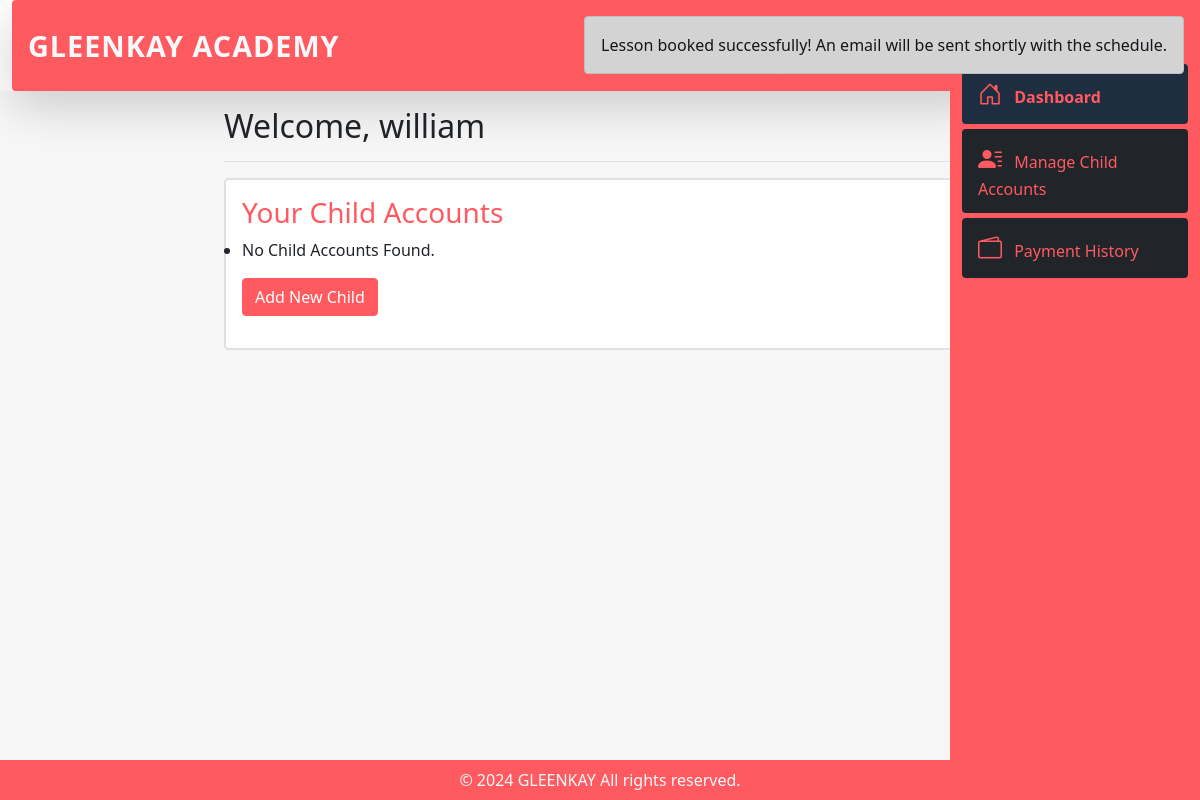
/parent (signed in), run on an earlier commit of the app's database.
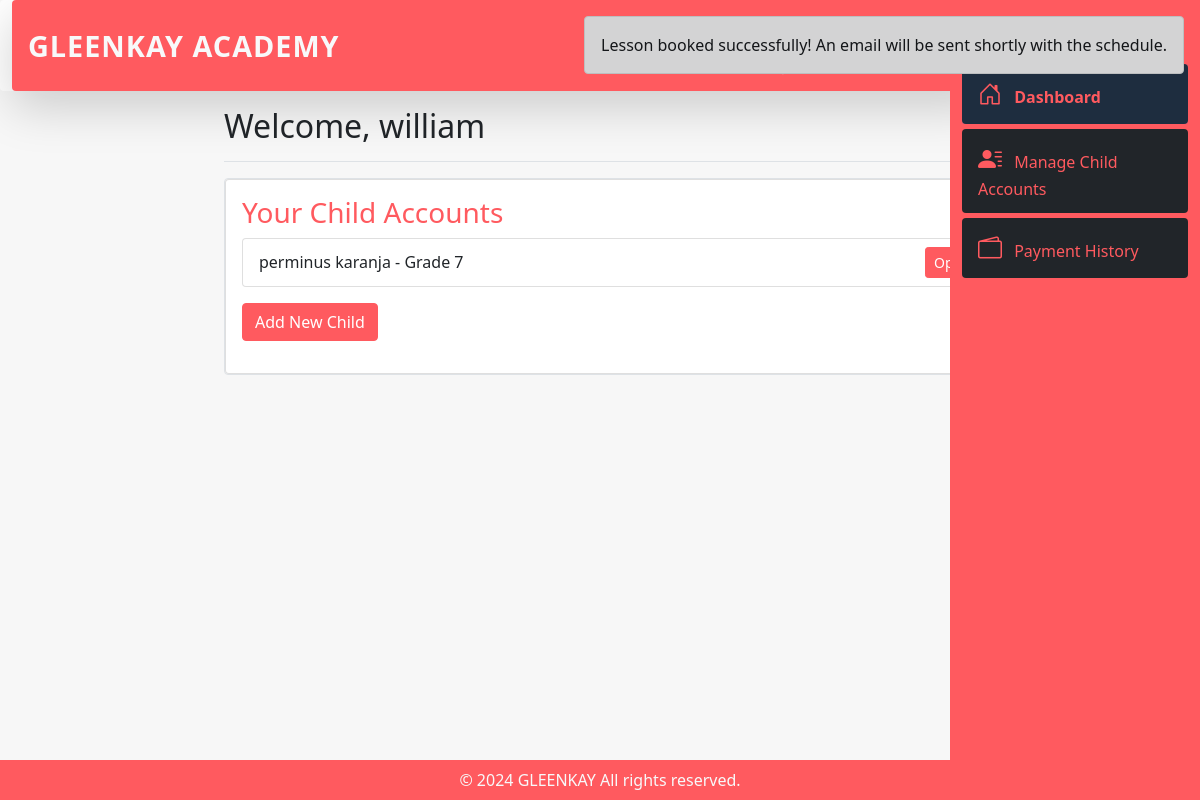
And on a later commit of the database.
### Authentication/models.py (models this page shows)
class CustomUser(AbstractUser):
    GENDER_CHOICES = [
        ('M', 'Male'),
        ('F', 'Female'),
        ('O', 'Other'),
    ]
    USER_TYPE_CHOICES = [
        ('tutor', 'Tutor'),
        ('parent', 'Parent'),
    ]
    email = models.EmailField(unique=True, blank=False)
    gender = models.CharField(max_length=1, choices=GENDER_CHOICES, blank=False)
    nationality = models.CharField(max_length=100, blank=False)
    user_type = models.CharField(max_length=10, choices=USER_TYPE_CHOICES)
    groups = models.ManyToManyField(
        Group,
        verbose_name='groups',
        blank=True,
        help_text='The groups this user belongs to.',
        related_name='custom_user_set',
        related_query_name='custom_user',
    )
    user_permissions = models.ManyToManyField(
        Permission,
        verbose_name='user permissions',
        blank=True,
        help_text='Specific permissions for this user.',
        related_name='custom_user_set',
        related_query_name='custom_user',
    )
    def __str__(self):
        return self.username

### Client/models.py (models this page shows, shortened)
class ChildAccount(models.Model):
    GENDER_CHOICES = [
        ('M', 'Male'),
        ('F', 'Female'),
        ('O', 'Other'),
    ]
    GRADE_LEVELS = [
        ('1', 'Grade 1'),
        ('2', 'Grade 2'),
        ('3', 'Grade 3'),
        ('4', 'Grade 4'),
        ('5', 'Grade 5'),
        ('6', 'Grade 6'),
        ('7', 'Grade 7'),
        ('8', 'Grade 8'),
        ('9', 'Grade 9'),
        ('10', 'Grade 10'),
    ]
    LEARNING_AREAS = [
        ('math', 'Mathematics'),
        ('science', 'Science'),
        ('english', 'English'),
    ]
    parent = models.ForeignKey(settings.AUTH_USER_MODEL, on_delete=models.CASCADE, related_name='children')  # Use AUTH_USER_MODEL here
    first_name = models.CharField(max_length=100)
    last_name = models.CharField(max_length=100)
    age = models.PositiveIntegerField(blank=True, null=True)
    gender = models.CharField(max_length=1, choices=GENDER_CHOICES)
    grade_level = models.CharField(max_length=2, choices=GRADE_LEVELS)
    learning_areas = models.CharField(max_length=100, choices=LEARNING_AREAS)
    profile_avatar = models.ImageField(upload_to='avatars/', blank=True, null=True)
    notes = models.TextField(blank=True, null=True)

### Client/views.py (the view)
# urls.py: path('parent', views.parent, name='parent_dashboard'),
@login_required(login_url='Authentication:login_user')
def parent(request):
    parent = request.user
    form = ChildAccountForm()
    if request.method == 'POST':
        form = ChildAccountForm(request.POST, request.FILES)
        if form.is_valid():
            child = form.save(commit=False)
            child.parent = request.user
            child.save()
            return redirect('Client:parent_dashboard')
    else:
        form = ChildAccountForm()
        children = ChildAccount.objects.filter(parent=request.user)  # Get all children associated with the logged-in user
    context = { "form":form, "children":children, "parent":parent }
    return render(request, 'parent_home.html', context)

### Client/templates/parent_home.html (shortened to what this page needs)
<!DOCTYPE html>
{% load widget_tweaks %}
{% load static %}
<html lang="en">
<head>
    <link rel="stylesheet" href="https://stackpath.bootstrapcdn.com/bootstrap/4.5.2/css/bootstrap.min.css">
    <link rel="stylesheet" href="https://cdnjs.cloudflare.com/ajax/libs/animate.css/4.1.1/animate.min.css">
    <link rel="stylesheet" href="https://cdn.rawgit.com/michalsnik/aos/2.1.1/dist/aos.css">
    <link rel="stylesheet" href="https://cdn.jsdelivr.net/npm/bootstrap-icons@1.10.5/font/bootstrap-icons.css">
    <link rel="stylesheet" href="https://stackpath.bootstrapcdn.com/bootstrap/5.0.0-beta2/css/bootstrap.min.css">
    <link rel="stylesheet" href="{% static 'styles/parent_home.css'%}">
</head>
<body>
    <div class="container-fluid">
        <div class="row">
            <nav id="sidebar" class="col-md-3 col-lg-2 text-dark vh-100 collapse show d-lg-block">
                <ul class="nav flex-column mt-3 rounded">
                    <li class="nav-item bg-dark rounded">
                        <a class="nav-link active" href="#">
                            <i class="bi bi-house-door"></i> Dashboard
                        </a>
                    </li>
                    <li class="nav-item bg-dark rounded">
                        <a class="nav-link" href="#">
                            <i class="bi bi-person-lines-fill"></i> Manage Child Accounts
                        </a>
                    </li>
                    <li class="nav-item bg-dark rounded">
                        <a class="nav-link" href="#">
                            <i class="bi bi-wallet2"></i> Payment History
                        </a>
                    </li>
                </ul>
            </nav>
            <header class="col-md-9 col-lg-10 animate__animated animate__fadeInDown sticky-header rounded">
                <nav class="navbar navbar-expand-lg navbar-light shadow-lg py-3 rounded">
                    <a class="navbar-brand text-md-center font-weight-bold d-none d-lg-block text-light" href="#" style="font-size: 1.8rem; letter-spacing: 1px;">GLEENKAY ACADEMY</a>
                    <div class="ml-auto d-none d-lg-flex align-items-center">
                        <a href="{% url 'Authentication:logout_user' %}"  class="btn btn-primary bg-light text-danger mx-2">
                            <span class="d-block small text-black-50">Log out from GLEENKAY</span>
                        </a>
                    </div>
                </nav>
            </header>
            <main class="col-md-9 ms-sm-auto col-lg-10 px-md-4">
                <div class="d-flex justify-content-between flex-wrap flex-md-nowrap align-items-center pt-3 pb-2 mb-3 border-bottom">
					<h1 class="h2">Welcome, {{parent}}</h1>
                </div>
                <section>
                    <div class="card-container dashboard">
                        <div class="card">
                            <div class="card-body">
                                <h3 class="card-title">Your Child Accounts</h3>
								<ul class="list-group mb-3">
									{% for child in children %}
									<li class="list-group-item d-flex justify-content-between align-items-center">
										{{ child.first_name }} {{ child.last_name }} - Grade {{ child.grade_level }}
										<div>
											<button class="btn btn-primary btn-sm" onclick="window.location.href='/child/jane'">Open Account</button>
											<button class="btn btn-success btn-sm" onclick="openBookingModal('Jane Doe')">Book Lesson</button>
										</div>
									</li>
									{% empty %}
									<li>No Child Accounts Found.</li>
									{% endfor %}
								</ul>
				<div id="flashMessage" class="alert alert-dark d-none position-fixed top-0 end-0 m-3" role="alert" style="z-index: 1050;">
				  Lesson booked successfully! An email will be sent shortly with the schedule.
				</div>
                                <button class="btn btn-primary mb-3" data-bs-toggle="collapse" data-bs-target="#childAccountFormCollapse">Add New Child</button>
                            </div>
                        </div>
                    </div>
                </section>
            </main>
        </div>
    </div>
    <footer class="mb-0 text-center text-light p-2" id='footer' >
        <span class='text-center'>&copy; 2024 GLEENKAY All rights reserved.</span>
    </footer>
</body>
</html>

### Client/static/styles/parent_home.css (style rules this page uses)
body { background-color: #F7F7F7; }
header { background-color: #FFFFFF; z-index: 1500; }
.navbar-brand { color: #FF5A5F; }
.nav-link { color: #FF5A5F; }
.card { background-color: #FFFFFF; }
.card-title { color: #FF5A5F; }
.btn-primary { background-color: #FF5A5F; border-color: #FF5A5F; }
.sticky-header { position: sticky; top: 0; z-index: 1000; }
.sticky-header nav { background: #FF5A5F; }
#sidebar { position: fixed; right: 0; top: 0; bottom: 0; height: 100vh; width: 250px; background: #FF5A5F; z-index: 1001; padding-top: 3rem; transition: all 0.3s ease; }
#sidebar .nav-link { font-size: 1rem; padding: 0.75rem 1rem; }
#sidebar .nav-link .bi { font-size: 1.5rem; margin-right: 8px; }
#sidebar .nav-item { margin-bottom: 5px; }
#sidebar .nav-link.active { font-weight: bold; background-color: rgba(0, 123, 255, 0.1); }
.card-container { border: 1px solid #dee2e6; border-radius: 0.25rem; margin-bottom: 20px; }
#footer { position: fixed; bottom: 0; margin-top: auto; background: #ff5a5f; width: 100%; }

What changed in the data, as far as the page shows it:
added ChildAccount: first_name "perminus", last_name "karanja", grade_level "7"
Also different on the page:
text no longer shown: "No Child Accounts Found."
